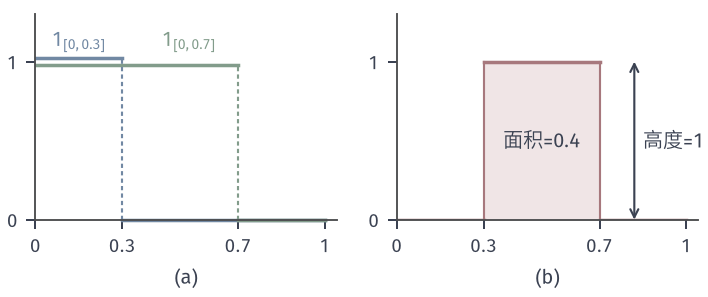

Python code for this plot:
from pathlib import Path
import sys
ROOT = next(p for p in Path(__file__).resolve().parents if (p/"build.sh").is_file() and (p/"tex/book.tex").is_file())
sys.path.insert(0, str(ROOT/"figures/00-shared/mathematical-preliminaries-upper/00-shared/comprehension-figures"))
from support import figure, save, BLUE, GREEN, YELLOW, RED, PURPLE, INK, MUTED, GRID, BLUE_FILL, GREEN_FILL, YELLOW_FILL, RED_FILL, PURPLE_FILL
import numpy as np

# (a) 1_[0,.3] 与 1_[0,.7]；(b) 差的绝对值：面积 0.4（L1 距离），高度 1（一致距离）。
fig, axes = figure(width_mm=100, height_mm=42, ncols=2)
fig.set_layout_engine(None)
fig.subplots_adjust(left=.05, right=.985, top=.95, bottom=.26, wspace=.2)
a,b=axes
s,t=.3,.7
a.plot([0,s],[1.02,1.02],color=BLUE,lw=1.4); a.plot([s,1],[0,0],color=BLUE,lw=1.4,clip_on=False)
a.plot([0,t],[.98,.98],color=GREEN,lw=1.4); a.plot([t,1],[-.0,-.0],color=GREEN,lw=1.4,clip_on=False)
a.plot([s,s],[0,1.02],color=BLUE,lw=.85,ls=(0,(2,1.5))); a.plot([t,t],[0,.98],color=GREEN,lw=.85,ls=(0,(2,1.5)))
a.text(.15,1.06,r'$\mathbf{1}_{[0,0.3]}$',color=BLUE,ha='center',va='bottom')
a.text(.53,1.06,r'$\mathbf{1}_{[0,0.7]}$',color=GREEN,ha='center',va='bottom')
b.fill_between([s,t],0,1,color=RED_FILL,lw=0)
b.plot([0,s],[0,0],color=RED,lw=1.4); b.plot([s,s],[0,1],color=RED,lw=.85); b.plot([s,t],[1,1],color=RED,lw=1.4); b.plot([t,t],[0,1],color=RED,lw=.85); b.plot([t,1],[0,0],color=RED,lw=1.4)
b.text(.5,.5,'面积=0.4',ha='center',va='center')
b.annotate('',xy=(.82,1),xytext=(.82,0),arrowprops=dict(arrowstyle='<->',color=INK,lw=.85,shrinkA=0,shrinkB=0))
b.text(.85,.5,'高度=1',ha='left',va='center')
for ax in axes:
    ax.set_xlim(0,1.04); ax.set_ylim(0,1.3); ax.set_xticks([0,.3,.7,1]); ax.set_xticklabels(['0','0.3','0.7','1']); ax.set_yticks([0,1])
for ax,s_ in zip(axes,['(a)','(b)']):
    q=ax.get_position(); fig.text((q.x0+q.x1)/2,.03,s_,ha='center',va='bottom')
save(fig,Path(__file__).resolve().parent,'figure',{'formula':'indicators of [0,.3],[0,.7]; |difference| has L1 norm .4 and sup norm 1'})
